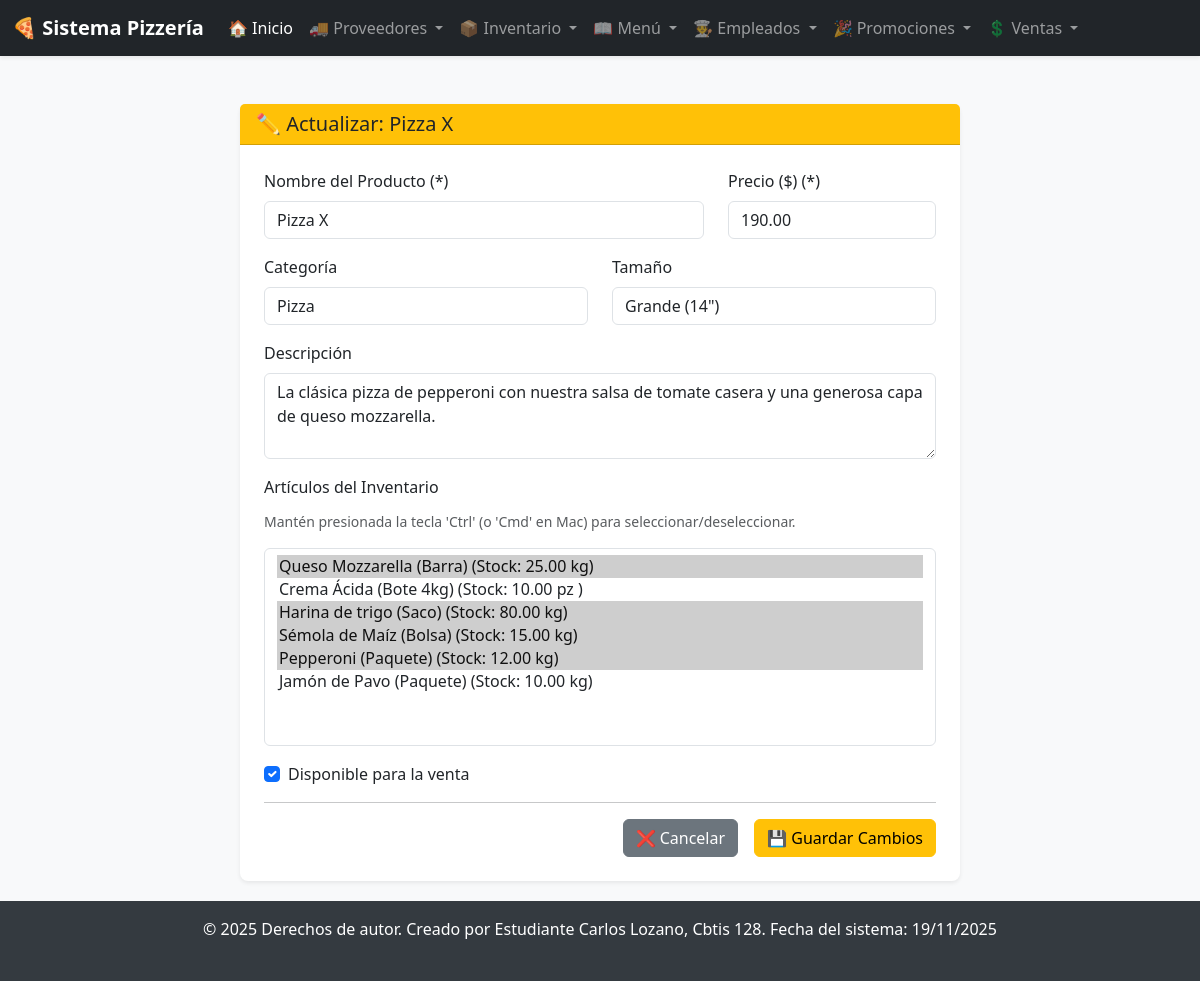
Page /menu/actualizar/2/ on the committed database.
### app_Pizzeria/models.py (models this page shows, shortened)
class Menu(models.Model):
    nombre = models.CharField(max_length=100)
    descripcion = models.TextField(blank=True, null=True)
    precio = models.DecimalField(max_digits=10, decimal_places=2)
    categoria = models.CharField(max_length=50) # Ej: 'Bebida', 'Postre', 'Pizza'
    tamaño = models.CharField(max_length=50, blank=True, null=True) # Ej: 'Chico', 'Grande'
    disponible = models.BooleanField(default=True)
    articulos = models.ManyToManyField(
        Inventario,
        related_name="productos_menu",
        blank=True # Un producto puede existir sin artículos
    )

class Inventario(models.Model):
    nombre_articulo = models.CharField(max_length=100)
    stock = models.DecimalField(max_digits=10, decimal_places=2, default=0.0)
    unidad = models.CharField(max_length=20) # Ej: 'kg', 'litro', 'pieza'
    fecha_ultima_compra = models.DateField(null=True, blank=True)
    stock_minimo = models.DecimalField(max_digits=10, decimal_places=2, default=0.0)
    costo_unitario = models.DecimalField(max_digits=10, decimal_places=2, default=0.0)
    proveedor = models.ForeignKey(
        Proveedores,
        on_delete=models.SET_NULL, # Si se borra el proveedor, el artículo no se borra
        null=True,
        blank=True,
        related_name="articulos_inventario",
        db_column="fk_id_proveedor" # Coincide con tu diagrama
    )

### app_Pizzeria/views.py (the view)
# urls.py: path('menu/actualizar/<int:id>/', views.actualizar_menu, name='actualizar_menu'),
def actualizar_menu(request, id):
    producto = get_object_or_404(Menu, id=id)
    articulos_inventario = Inventario.objects.all()
    ids_articulos_actuales = producto.articulos.all().values_list('id', flat=True)
    contexto = {
        'producto': producto,
        'articulos_inventario': articulos_inventario,
        'ids_articulos_actuales': ids_articulos_actuales
    }
    return render(request, 'menu/actualizar_menu.html', contexto)

### app_Pizzeria/templates/menu/actualizar_menu.html (shortened to what this page needs)
{% extends 'base.html' %}
{% block content %}
<div class="container mt-4">
    <div class="row justify-content-center">
        <div class="col-lg-8">
            <div class="card shadow-sm border-0 rounded-3">
                <div class="card-header bg-warning text-dark">
                    <h2 class="h5 mb-0">✏️ Actualizar: {{ producto.nombre }}</h2>
                </div>
                <div class="card-body p-4">
                    <form action="{% url 'realizar_actualizacion_menu' %}" method="POST">
                        <div class="row mb-3">
                            <div class="col-md-8">
                                <label for="nombre" class="form-label">Nombre del Producto (*)</label>
                                <input type="text" class="form-control" id="nombre" name="nombre" value="{{ producto.nombre }}" required>
                            </div>
                            <div class="col-md-4">
                                <label for="precio" class="form-label">Precio ($) (*)</label>
                                <input type="number" step="0.01" class="form-control" id="precio" name="precio" value="{{ producto.precio|floatformat:2 }}" required>
                            </div>
                        </div>
                        <div class="row mb-3">
                            <div class="col-md-6">
                                <label for="categoria" class="form-label">Categoría</label>
                                <input type="text" class="form-control" id="categoria" name="categoria" value="{{ producto.categoria|default:'' }}">
                            </div>
                            <div class="col-md-6">
                                <label for="tamaño" class="form-label">Tamaño</label>
                                <input type="text" class="form-control" id="tamaño" name="tamaño" value="{{ producto.tamaño|default:'' }}">
                            </div>
                        </div>
                        <div class="mb-3">
                            <label for="descripcion" class="form-label">Descripción</label>
                            <textarea class="form-control" id="descripcion" name="descripcion" rows="3">{{ producto.descripcion|default:'' }}</textarea>
                        </div>
                        <div class="mb-3">
                            <label for="articulos" class="form-label">Artículos del Inventario</label>
                            <p class="form-text text-muted small">
                                Mantén presionada la tecla 'Ctrl' (o 'Cmd' en Mac) para seleccionar/deseleccionar.
                            </p>
                            <select multiple class="form-select" id="articulos" name="articulos" size="8">
                                {% for art in articulos_inventario %}
                                    <option value="{{ art.id }}"
                                        {% if art in producto.articulos.all %}selected{% endif %}>
                                        {{ art.nombre_articulo }} (Stock: {{ art.stock }} {{ art.unidad }})
                                    </option>
                                {% endfor %}
                            </select>
                        </div>
                        <div class="form-check mb-3">
                            <input class="form-check-input" type="checkbox" id="disponible" name="disponible" {% if producto.disponible %}checked{% endif %}>
                            <label class="form-check-label" for="disponible">
                                Disponible para la venta
                            </label>
                        </div>
                        <hr>
                        <div class="d-grid gap-2 d-md-flex justify-content-md-end">
                            <a href="{% url 'ver_menu' %}" class="btn btn-secondary me-md-2">
                                ❌ Cancelar
                            </a>
                            <button type="submit" class="btn btn-warning">
                                💾 Guardar Cambios
                            </button>
                        </div>
                    </form>
                </div>
            </div>
        </div>
    </div>
</div>
{% endblock %}

### app_Pizzeria/templates/base.html (style rules this page uses)
body { background-color: #f8f9fa; display: flex; flex-direction: column; min-height: 100vh; }

### rows in the picture
Menu: nombre "Pizza X", precio "190.00", categoria "Pizza", tamaño "Grande (14\")", descripcion "La clásica pizza de pepperoni con nuestra salsa de tomate casera y una generosa capa de queso mozzarella.", articulos "Queso Mozzarella (Barra) (Stock: 25.00 kg) ☑ / Crema Ácida (Bote 4kg) (Stock: 10.00 pz ) / Harina de trigo (Saco) (Stock: 80.00 kg) ☑ / Sémola de Maíz (Bolsa) (Stock: 15.00 kg) ☑ / Pepperoni (Paquete) (Stock: 12.00 kg) ☑ / Jamón de Pavo (Paquete) (Stock: 10.00 kg)", disponible "☑"
